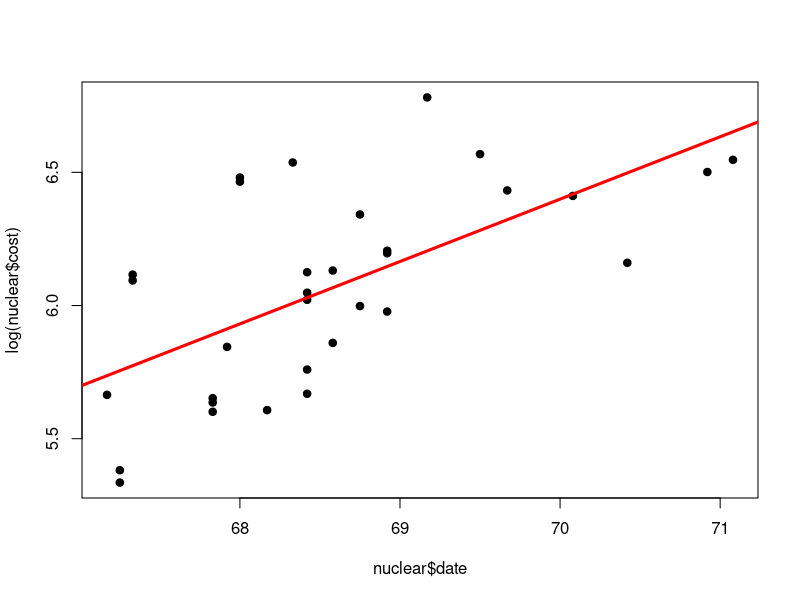
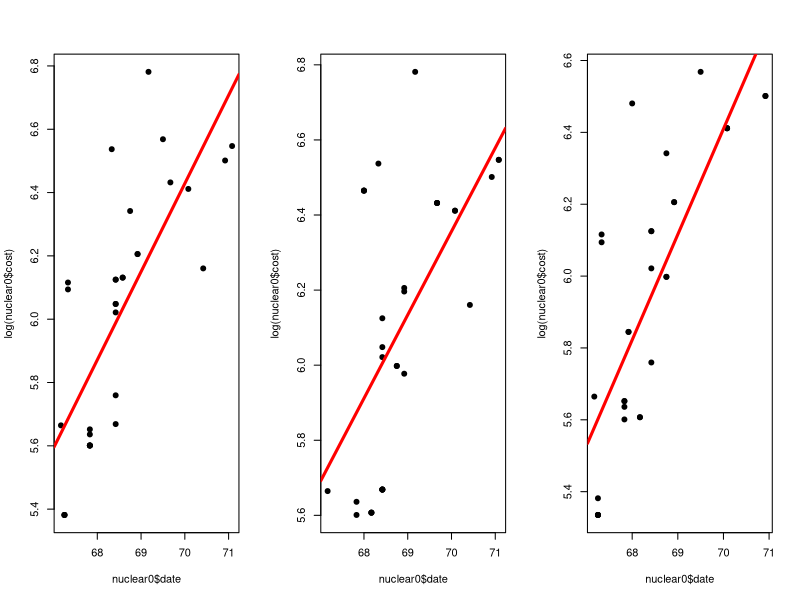
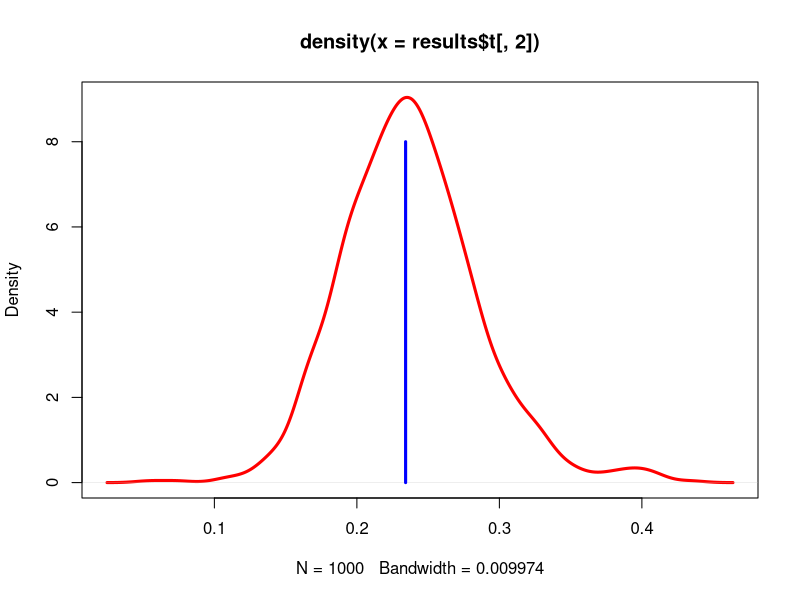

R code for these plots, in order:
library(boot); data(nuclear)
#fit a linear model to the data and plot it
nuke.lm <- lm(log(cost) ~ date, data=nuclear)
plot(nuclear$date, log(nuclear$cost), pch=19)
abline(nuke.lm, col="red", lwd=3)

#illustrate basics concept of bootstrapping, which is:
# resample from our original sample 3 times, and note that slopes are different
par(mfrow=c(1,3))
for(i in 1:3){
  nuclear0 <- nuclear[sample(1:dim(nuclear)[1],replace=TRUE),]
  nuke.lm0 <- lm(log(cost) ~ date,data=nuclear0)
  plot(nuclear0$date,log(nuclear0$cost),pch=19)
  abline(nuke.lm0,col="red",lwd=3)
}

#instead of just 3 times, do this a 1000 times using the "boot" function:
# (which takes care of the resampling, etc)
# blue line is the true slope
par(mfrow=c(1,1))
bs <- function(data, indices,formula) {
  d <- data[indices,]
  fit <- lm(formula, data=d)
  return(coef(fit))
}
results <- boot(data=nuclear, statistic=bs, R=1000, formula=log(cost) ~ date)
plot(density(results$t[,2]),col="red",lwd=3)
lines(rep(nuke.lm$coeff[2],10),seq(0,8,length=10),col="blue",lwd=3)

